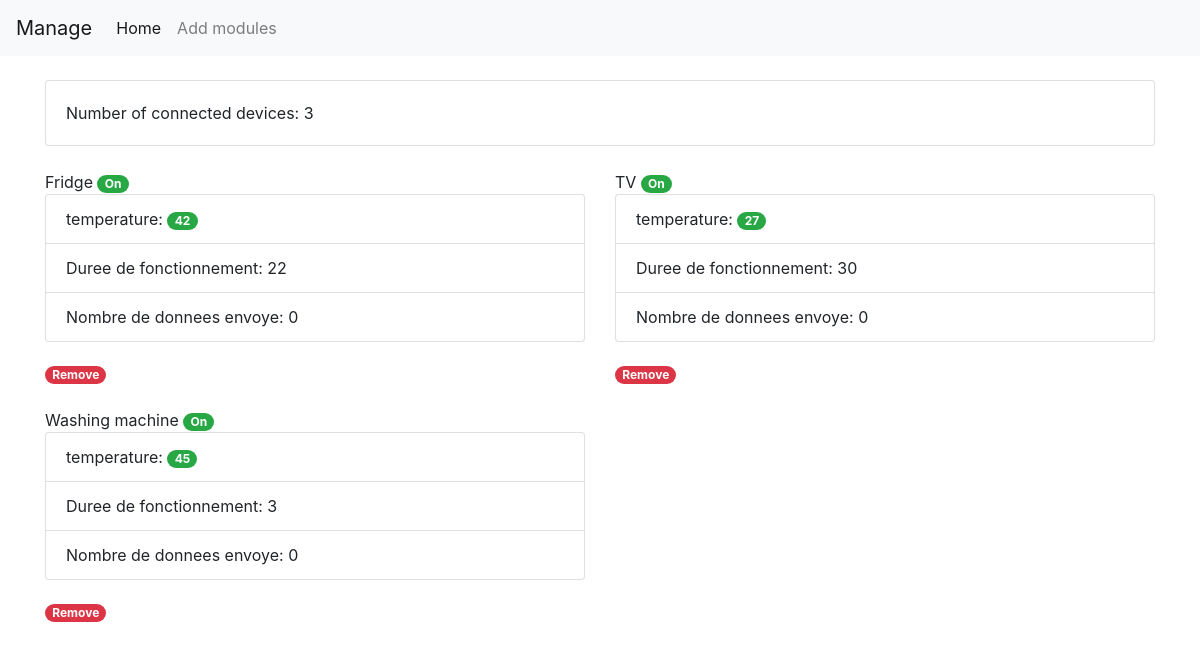
The page / on the database its author committed.
### tables this page shows
CREATE TABLE IF NOT EXISTS `iot_modules` (
  `ID` int(11) NOT NULL AUTO_INCREMENT,
  `Nom` varchar(255) NOT NULL,
  `Temperature` int(11) DEFAULT NULL,
  `Duree` int(11) DEFAULT NULL,
  `nbrDonnees` int(11) DEFAULT NULL,
  `Etat` int(11) DEFAULT NULL,
  `dateCreation` datetime DEFAULT NULL,
  PRIMARY KEY (`ID`)
);

### controller/AppController.php (called while the page is built, shortened)
<?php
require("AppModel.php");
class AppController{
	public function indexPage(){
		$req = getAllModuleData();
		$ConnectedModules = array();
		while($read_data = $req ->fetch()){
			$read_module = new ConnectedModule($read_data['Nom']);
			$read_module->setID($read_data['ID']);
			$read_module->setTemperature($read_data['Temperature']);
			$read_module->setDureeFonct($read_data['Duree']);
			$read_module->setnbrDonnees($read_data['nbrDonnees']);
			$read_module->setEtat($read_data['Etat']);
			$ConnectedModules[] = $read_module;
		}
		$sizeC = sizeof($ConnectedModules);
		require("views/indexView.php");
	}
}

### controller/AppModel.php (called while the page is built, shortened)
<?php
function dbconnect(){
	try{
		$bdd = new PDO('mysql:host=localhost;dbname=iot_manage;charset=utf8', 'root', '', array(PDO::ATTR_ERRMODE => PDO::ERRMODE_EXCEPTION));
		return $bdd;
	}
	catch(Exception $e){
		die('Erreur : '.$e->getMessage());
	}
}
function getAllModuleData(){
	$bdd = dbConnect();
	$req = $bdd->prepare('SELECT * FROM iot_modules');
	$req->execute();
	return $req;
}
function simpleModuleUpdate($module){
	$bdd = dbConnect();
	$req = $bdd->prepare('UPDATE iot_modules SET Temperature=:temp ,Duree=:Duree WHERE ID=:id');
}

### controller/ConnectedModule.php (called while the page is built, shortened)
<?php
class ConnectedModule{
	private $id;
	private $name;
	private $temperature;
	private $dureeFonct;
	private $nbrDonnees;
	private $etat;
	public function __construct($name){
		$this->name = $name;
		$this->temperature = 25;
		$this->dureeFonct = 0;
		$this->nbrDonnees = 0;
		$this->etat = true;
	}
	public function getTemperature(){
		return $this->temperature;
	}
	public function getDureeFonct(){
		return $this->dureeFonct;
	}
	public function getnbrDonnees(){
		return $this->nbrDonnees;
	}
	public function getEtat(){
		return $this->etat;
	}
	public function getName(){
		return $this->name;
	}
	public function setTemperature($temperature){
		$this->temperature = $temperature;
	}
	public function setDureeFonct($dureeFonct){
		$this->dureeFonct = $dureeFonct;
	}
	public function setnbrDonnees($nbrDonnees){
		$this->nbrDonnees = $nbrDonnees;
	}
	public function setEtat($etat){
		if($etat == 0 || $etat == 1){
			$this->etat = $etat;
		}
	}
	public function getID(){
		return $this->id;
	}
	public function setID($id){
		$this->id=$id;
	}
}

### views/indexView.php (the view, shortened to what this page needs)
<div class="container">
<div class="card">
  <div class="card-body">
		Number of connected devices: <?php echo $sizeC?>
  </div>
</div>
<br>
<div class='row'>
	<?php
	foreach($ConnectedModules as $module){
			echo "<div class='col-md-6'>";
				echo $module->getName();
				if($module->getEtat() == 0){
					echo " <a href='index.php?option=on&ID=".$module->getID()."' class='badge badge-pill badge-danger'>OFF</a><br>";
				}else{
					echo " <a href='index.php?option=off&ID=".$module->getID()."' class='badge badge-pill badge-success'>On</a><br>";
				}
				echo "<ul class=\"list-group\">";
					echo "<li class=\"list-group-item\">";
						echo "temperature: ";
						if($module->getTemperature()>50){
							echo " <span class=\"badge badge-pill badge-danger\">".$module->getTemperature()."</span><br>";
						}else{
							echo " <span class=\"badge badge-pill badge-success\">".$module->getTemperature()."</span><br>";
						}
					echo "</li>";
					echo "<li class=\"list-group-item\">";
						echo "Duree de fonctionnement: ";
						echo $module->getDureeFonct();
					echo "</li>";
					echo "<li class=\"list-group-item\">";
						echo "Nombre de donnees envoye: ";
						echo $module->getnbrDonnees();
					echo "</li>";
				echo "</ul>";
				echo "<br> <a href='index.php?option=remove&ID=".$module->getID()."' class='badge badge-pill badge-danger'>Remove</a><br><br>";
			echo "</div>";
	}
	?>
</div>
</div>
<br>
<?php $content = ob_get_clean(); ?>
<?php require('public/template/index.php'); ?>

### index.php
<?php
require("controller/AppController.php");
$C = new AppController();
if(isset($_GET['option'])){
	if($_GET['option'] == "add"){
		$C->addPage();
	}else if($_GET['option'] == "adding"){
		if(isset($_POST['moduleName'])){
			$name = htmlspecialchars($_POST['moduleName']);
			$C->addElement($name);
		}
	}else if($_GET['option'] == "on"){
		$C->turnOn($_GET['ID']);
	}else if($_GET['option'] == "off"){
		$C->turnOff($_GET['ID']);
	}else if($_GET['option'] == "remove"){
		$C->removeElement($_GET['ID']);
	}
}else{
	$C->indexPage();
}

### public/template/index.php (shortened to what this page needs)
<!DOCTYPE htl>
<html class="no-js " lang="en" prefix="og: http://ogp.me/ns#">
	<head>
		<link rel="stylesheet" href="https://stackpath.bootstrapcdn.com/bootstrap/4.4.1/css/bootstrap.min.css">
	</head>
	<body>
		<nav class="navbar navbar-expand-lg navbar-light bg-light">
		  <a class="navbar-brand" href="#">Manage</a>
		  <div class="collapse navbar-collapse" id="navbarNav">
			<ul class="navbar-nav">
			  <li class="nav-item active">
				<a class="nav-link" href="index.php">Home <span class="sr-only">(current)</span></a>
			  </li>
			  <li class="nav-item">
				<a class="nav-link" href="index.php?option=add">Add modules</a>
			  </li>
			</ul>
		  </div>
		</nav>
		<br>
		<?= $content ?>
	</body>
</html>

### rows shown on the page
iot_modules: Nom "Fridge", Temperature "42", DureeFonct "22", nbrDonnees "0"
iot_modules: Nom "TV", Temperature "27", DureeFonct "30", nbrDonnees "0"
iot_modules: Nom "Washing machine", Temperature "45", DureeFonct "3", nbrDonnees "0"

### other values the page prints
$sizeC "3"
